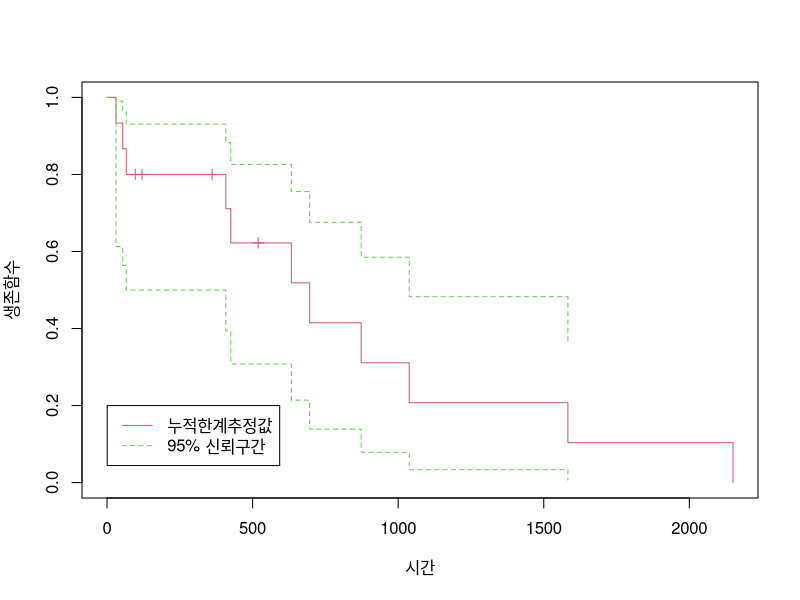

Source code (R):
# Title     : TODO
# Objective : TODO
# Created by: justk
# Created on: 2021-10-09

#install.packages('survival')
library(survival)

kidney_transplant_patient <- c(
    '66', '408', '425', '120+', '54',
    '2150', '97+', '519+', '696', '873',
    '1038', '633', '361+', '31', '1583'
)
time <- NULL
status <- NULL
for (atom in kidney_transplant_patient) {
    if (ret <- strsplit(atom, '')[[1]][nchar(atom)] == '+') {
        time <- c(
            time,
            as.numeric(substr(atom, 1, nchar(atom) - 1))
        )
        status <- c(
            status,
            0
        )
    }else {
        time <- c(
            time,
            as.numeric(atom)
        )
        status <- c(
            status,
            1
        )
    }
}
df <- data.frame(time = time, status = status)
result <- survfit(Surv(time, status) ~ 1, conf.type = 'log-log', data = df)
plot(result, xlab = '시간', ylab = '생존함수', mark.time = T, col = c(2, 3, 3))
legend(0.5, 0.2, c('누적한계추정값', '95% 신뢰구간'), lty = c(1, 2), col = 2:4)